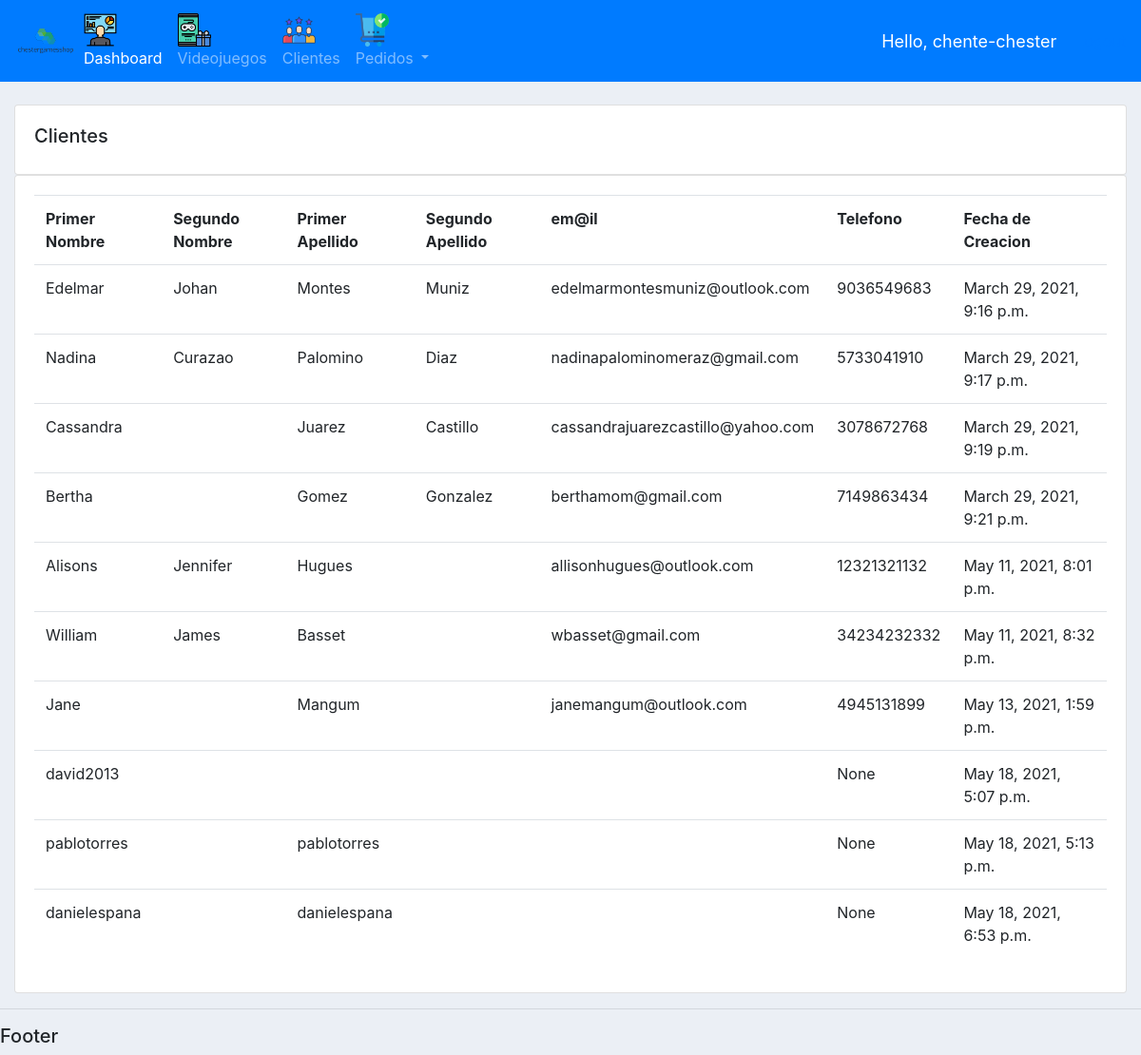
The app's page /clientes/ (signed in) with its own data.
### cuentas/models.py (models this page shows, shortened)
class Cliente(models.Model):
    user = models.OneToOneField(User,null=True,blank=True,on_delete=models.CASCADE)
    primer_nombre = models.CharField(max_length=200)
    segundo_nombre = models.CharField(max_length=200,blank=True)
    primer_apellido = models.CharField(max_length=200)
    segundo_apellido = models.CharField(max_length=200,blank=True)
    email = models.EmailField()
    telefono = models.BigIntegerField(null=True,blank=True)
    perfil_foto = models.ImageField(default="user.png",null=True,blank=True,upload_to='fotosperfil')
    fecha_creacion = models.DateTimeField(auto_now_add=True,null=True)

### cuentas/decorators.py (the view)
        def wrapper_func(request, *args, **kwargs):
            group = None
            if request.user.groups.filter(name__in=allowed_roles).exists():
                group = request.user.groups.all()[0].name
            if group in allowed_roles:
                return view_func(request,*args, **kwargs)
            else:
                return HttpResponse('You are not authorized to view this page')

### cuentas/views.py (called while the page is built)
@login_required(login_url='login')
@allowed_users(allowed_roles=['admin'])
def clientes(request):
    clientes = Cliente.objects.all()
    return render(request,'cuentas/clientes.html',{'clientes':clientes})

### cuentas/templates/cuentas/clientes.html
<!DOCTYPE html>
{% extends 'cuentas/main.html' %}
{% block content %}
<br>
<div class="row">
    <div class="col-md">
        <div class="card card-body">
            <h5>Clientes</h5>
        </div>
        <div class="card card-body">
            <table class="table">
                <tr>
                    <th>Primer Nombre</th>
                    <th>Segundo Nombre</th>
                    <th>Primer Apellido</th>
                    <th>Segundo Apellido</th>
                    <th>em@il</th>
                    <th>Telefono</th>
                    <th>Fecha de Creacion</th>
                </tr>
                {% for i in clientes %}
                   <tr>
                     <td>{{ i.primer_nombre }}</td>
                     <td>{{i.segundo_nombre}}</td>
                     <td>{{i.primer_apellido}}</td>
                     <td>{{i.segundo_apellido}}</td>
                     <td>{{i.email}}</td>
                     <td>{{i.telefono}}</td>
                     <td>{{i.fecha_creacion}}</td>
                   </tr>
                {% endfor %}
            </table>
        </div>
    </div>
</div>
{% endblock %}

### cuentas/templates/cuentas/menu.html (shortened to what this page needs)
{% load static %}
<nav class="navbar navbar-icon-top navbar-expand-lg navbar-dark bg-primary">
        <img src="{% static 'images/logov4.png' %}">
        <div class="collapse navbar-collapse" id="navbarSupportedContent">
          <ul class="navbar-nav mr-auto">
            {% if request.user.is_staff %}
            <li class="nav-item active">
              <a class="nav-link" href="{% url 'home' %}">
                <i class="icon-dashboard"></i>
                Dashboard
                </a>
            </li>
            {% endif %}
            <li class="nav-item">
              <a class="nav-link" href="{% url 'videojuegos' %}">
                <i class="icon-videogame">
                </i>
                Videojuegos
              </a>
            </li>
            {% if request.user.is_staff %}
            <li class="nav-item">
              <a class="nav-link" href="{% url 'clientes' %}">
                <i class="icon-cliente">
                </i>
                Clientes
              </a>
            </li>
            <li class="nav-item dropdown">
              <a class="nav-link dropdown-toggle" href="#" id="navbarDropdown" role="button" data-toggle="dropdown" aria-haspopup="true" aria-expanded="false">
                <i class="icon-orden">
                </i>
                Pedidos
              </a>
            </li>
            {% endif %}
          </ul>
          <span id="hello-msg">Hello, {{request.user}} </span>
          <span><a href="{% url 'logout' %}">Logout</a></span>
        </div>
      </nav>

### cuentas/static/cuentas/styles/styles_main.css (style rules this page uses)
.icon-dashboard { background-image : url(../icons/dashboard.png); background-size: cover; display: block; position :center; height: 35px; width: 35px; }
.icon-cliente { background-image : url(../icons/cliente.png); background-size: cover; display: block; height: 35px; width: 35px; }
.icon-orden { background-image : url(../icons/orden.png); background-size: cover; display: block; height: 35px; width: 35px; }
.icon-videogame { background-image : url(../icons/videogame.png); background-size: cover; display: block; position: center; height: 35px; width: 35px; }
@media (min-width: 992px) { .navbar-icon-top.navbar-expand-lg .navbar-nav .nav-link { text-align: center; display: table-cell; height: 70px; vertical-align: middle; padding-top: 0; padding-bottom: 0; } }
body { background-color: #ebeff5; }

### cuentas/templates/cuentas/menu.html (style rules this page uses)
#hello-msg { font-size: 18px; color: #fff; margin-right: 20px; }

### records on screen
Cliente: primer_nombre "Edelmar", segundo_nombre "Johan", primer_apellido "Montes", segundo_apellido "Muniz", email "edelmarmontesmuniz@outlook.com", telefono "9036549683", fecha_creacion "March 29, 2021, 9:16 p.m."
Cliente: primer_nombre "Nadina", segundo_nombre "Curazao", primer_apellido "Palomino", segundo_apellido "Diaz", email "nadinapalominomeraz@gmail.com", telefono "5733041910", fecha_creacion "March 29, 2021, 9:17 p.m."
Cliente: primer_nombre "Cassandra", primer_apellido "Juarez", segundo_apellido "Castillo", email "cassandrajuarezcastillo@yahoo.com", telefono "3078672768", fecha_creacion "March 29, 2021, 9:19 p.m."
Cliente: primer_nombre "Bertha", primer_apellido "Gomez", segundo_apellido "Gonzalez", email "berthamom@gmail.com", telefono "7149863434", fecha_creacion "March 29, 2021, 9:21 p.m."
Cliente: primer_nombre "Alisons", segundo_nombre "Jennifer", primer_apellido "Hugues", email "allisonhugues@outlook.com", telefono "12321321132", fecha_creacion "May 11, 2021, 8:01 p.m."
Cliente: primer_nombre "William", segundo_nombre "James", primer_apellido "Basset", email "wbasset@gmail.com", telefono "34234232332", fecha_creacion "May 11, 2021, 8:32 p.m."
Cliente: primer_nombre "Jane", primer_apellido "Mangum", email "janemangum@outlook.com", telefono "4945131899", fecha_creacion "May 13, 2021, 1:59 p.m."
Cliente: primer_nombre "david2013", telefono "None", fecha_creacion "May 18, 2021, 5:07 p.m."
Cliente: primer_nombre "pablotorres", primer_apellido "pablotorres", telefono "None", fecha_creacion "May 18, 2021, 5:13 p.m."
Cliente: primer_nombre "danielespana", primer_apellido "danielespana", telefono "None", fecha_creacion "May 18, 2021, 6:53 p.m."

### other values on screen
{{ request.user }} "chente-chester"
